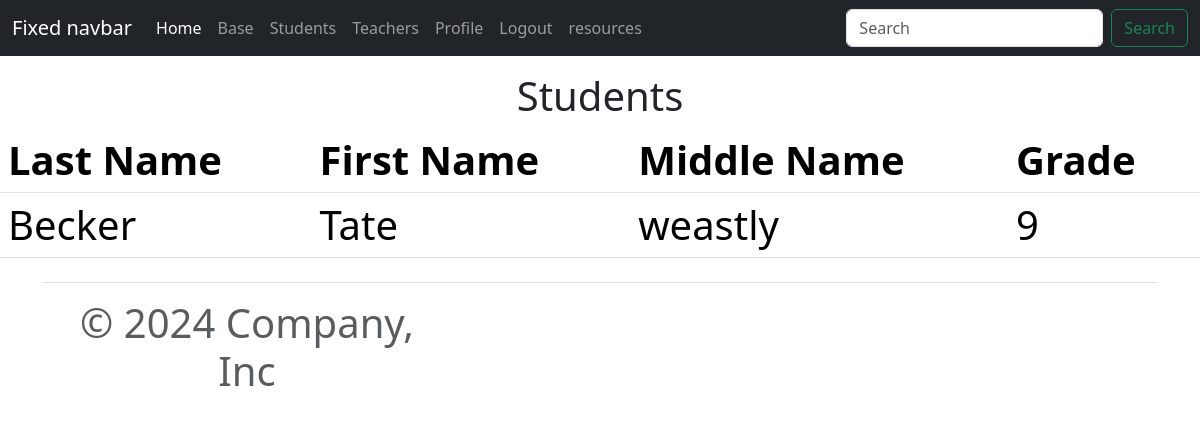
The app's page /students/ (signed in) with its own data.
### tutorialapp/models.py (models this page shows, shortened)
class Student (models.Model):
    GRADES =(
        ('9','9'),
        ('10','10'),
        ('11','11'),
        ('12','12'),
    )
    firstname = models.CharField(max_length=200, null=True, verbose_name="First Name: ")
    lastname = models.CharField(max_length=200, null=True, verbose_name="Last Name: ")
    middlename = models.CharField(max_length=200, null=True, verbose_name="Middle Name: ")
    grade = models.CharField(max_length=200, null=True, choices=GRADES, verbose_name="Grade: ")

### tutorialapp/views.py (the view)
# urls.py: path('students/', views.students, name='students'),
def students(request):
    students = Student.objects.all() #gets all records and saves to a students list
    context={
        'students' :students, #exports students list to the template(webpage)
    }
    return render(request, 'students.html', context)

### tutorialapp/templates/students.html (shortened to what this page needs)
{% extends 'base.html' %}
{%block content%}
{% if user.is_authenticated %}
<br><br><br>
<center><h1>Students<h1><center>
<table class="table table-striped">
    <thead>
        <th>Last Name<th/>
        <th>First Name<th/>
        <th>Middle Name<th/>
        <th>Grade<th/>
    <thead>
        {% for i in students %}
            <tr>
                <td>{{ i.lastname }}<td/>
                <td>{{ i.firstname}}<td/>
                <td>{{i.middlename}}<td/>
                <td>{{i.grade}}<td/>
        {% endfor %}
</table>
{% else %}
<br>
<br>
<h1>sorry you must be logged in to view this page...</h1>
{% endif %}
{% endblock %}

### tutorialapp/static/css/main.css (style rules this page uses)
html, body { height: 100%; }

### records on screen
Student: lastname "Becker", firstname "Tate", middlename "weastly", grade "9"
